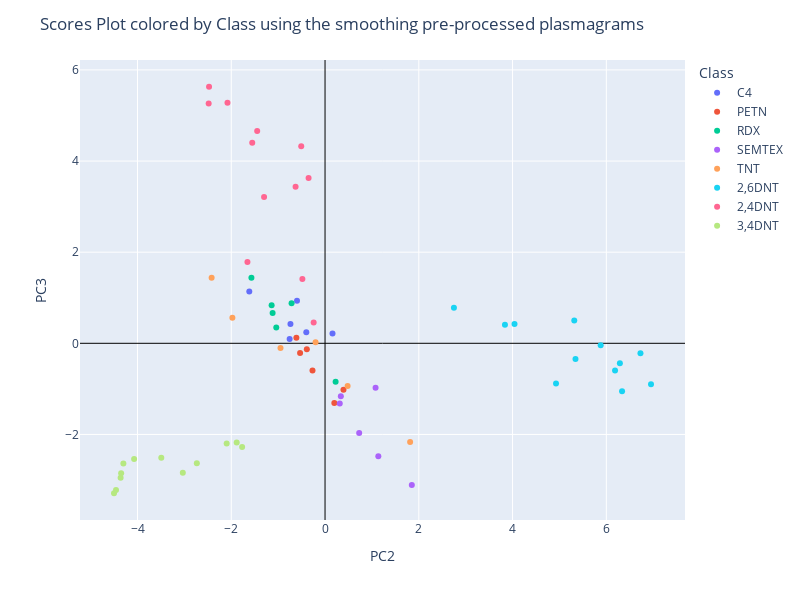

Notebook code cell kept with this figure:
### Code cell
# View the scores plot using plotly library
fig = px.scatter(scores, x="PC2", y="PC3", color="Class", hover_data=['Class'], hover_name=scores.index)
fig.update_xaxes(zeroline=True, zerolinewidth=1, zerolinecolor='Black')
fig.update_yaxes(zeroline=True, zerolinewidth=1, zerolinecolor='Black')
fig.update_layout(
    height=600,
    width=800,
    title_text='Scores Plot colored by Class using the smoothing pre-processed plasmagrams')
fig.show()

### Figure 1 — Plotly figure (JSON) as saved in the notebook; plotly's stock layout.template omitted (floating-point values rounded to 4 significant figures)
{"data": [{"customdata": [["C4"], ["C4"], ["C4"], ["C4"], ["C4"], ["C4"]], "hovertemplate": "<b>%{hovertext}</b><br><br>Class=%{customdata[0]}<br>PC2=%{x}<br>PC3=%{y}<extra></extra>", "hovertext": ["C4_7", "C4_8", "C4_9", "C4_10", "C4_11", "C4_12"], "legendgroup": "C4", "marker": {"color": "#636efa", "symbol": "circle"}, "mode": "markers", "name": "C4", "orientation": "v", "showlegend": true, "type": "scatter", "x": [-1.616, -0.7552, 0.1591, -0.4, -0.5983, -0.7377], "xaxis": "x", "y": [1.139, 0.09347, 0.2135, 0.2426, 0.9321, 0.4216], "yaxis": "y"}, {"customdata": [["PETN"], ["PETN"], ["PETN"], ["PETN"], ["PETN"], ["PETN"]], "hovertemplate": "<b>%{hovertext}</b><br><br>Class=%{customdata[0]}<br>PC2=%{x}<br>PC3=%{y}<extra></extra>", "hovertext": ["PETN_10", "PETN_11", "PETN_12", "PETN_13", "PETN_14", "PETN_15"], "legendgroup": "PETN", "marker": {"color": "#EF553B", "symbol": "circle"}, "mode": "markers", "name": "PETN", "orientation": "v", "showlegend": true, "type": "scatter", "x": [-0.3885, 0.3933, -0.6114, 0.1981, -0.5322, -0.2674], "xaxis": "x", "y": [-0.1305, -1.022, 0.1219, -1.308, -0.2123, -0.5965], "yaxis": "y"}, {"customdata": [["RDX"], ["RDX"], ["RDX"], ["RDX"], ["RDX"], ["RDX"]], "hovertemplate": "<b>%{hovertext}</b><br><br>Class=%{customdata[0]}<br>PC2=%{x}<br>PC3=%{y}<extra></extra>", "hovertext": ["RDX_9", "RDX_10", "RDX_11", "RDX_12", "RDX_13", "RDX_14"], "legendgroup": "RDX", "marker": {"color": "#00cc96", "symbol": "circle"}, "mode": "markers", "name": "RDX", "orientation": "v", "showlegend": true, "type": "scatter", "x": [0.2257, -0.7137, -1.118, -1.139, -1.57, -1.04], "xaxis": "x", "y": [-0.841, 0.877, 0.6635, 0.8329, 1.44, 0.3455], "yaxis": "y"}, {"customdata": [["SEMTEX"], ["SEMTEX"], ["SEMTEX"], ["SEMTEX"], ["SEMTEX"], ["SEMTEX"]], "hovertemplate": "<b>%{hovertext}</b><br><br>Class=%{customdata[0]}<br>PC2=%{x}<br>PC3=%{y}<extra></extra>", "hovertext": ["SEMTEX_10", "SEMTEX_11", "SEMTEX_12", "SEMTEX_13", "SEMTEX_14", "SEMTEX_15"], "legendgroup": "SEMTEX", "marker": {"color": "#ab63fa", "symbol": "circle"}, "mode": "markers", "name": "SEMTEX", "orientation": "v", "showlegend": true, "type": "scatter", "x": [0.3138, 0.3369, 0.7279, 1.137, 1.851, 1.078], "xaxis": "x", "y": [-1.323, -1.164, -1.966, -2.481, -3.112, -0.9745], "yaxis": "y"}, {"customdata": [["TNT"], ["TNT"], ["TNT"], ["TNT"], ["TNT"], ["TNT"]], "hovertemplate": "<b>%{hovertext}</b><br><br>Class=%{customdata[0]}<br>PC2=%{x}<br>PC3=%{y}<extra></extra>", "hovertext": ["TNT_8", "TNT_9", "TNT_10", "TNT_11", "TNT_12", "TNT_13"], "legendgroup": "TNT", "marker": {"color": "#FFA15A", "symbol": "circle"}, "mode": "markers", "name": "TNT", "orientation": "v", "showlegend": true, "type": "scatter", "x": [-0.2017, -0.9501, -2.419, 0.4812, 1.815, -1.976], "xaxis": "x", "y": [0.02179, -0.1052, 1.441, -0.9377, -2.166, 0.5625], "yaxis": "y"}, {"customdata": [["2,6DNT"], ["2,6DNT"], ["2,6DNT"], ["2,6DNT"], ["2,6DNT"], ["2,6DNT"], ["2,6DNT"], ["2,6DNT"], ["2,6DNT"], ["2,6DNT"], ["2,6DNT"], ["2,6DNT"]], "hovertemplate": "<b>%{hovertext}</b><br><br>Class=%{customdata[0]}<br>PC2=%{x}<br>PC3=%{y}<extra></extra>", "hovertext": ["2,6DNT_1", "2,6DNT_2", "2,6DNT_3", "2,6DNT_4", "2,6DNT_5", "2,6DNT_6", "2,6DNT_7", "2,6DNT_8", "2,6DNT_9", "2,6DNT_10", "2,6DNT_11", "2,6DNT_12"], "legendgroup": "2,6DNT", "marker": {"color": "#19d3f3", "symbol": "circle"}, "mode": "markers", "name": "2,6DNT", "orientation": "v", "showlegend": true, "type": "scatter", "x": [2.749, 5.88, 6.186, 4.041, 6.953, 5.342, 5.316, 3.838, 6.289, 6.728, 4.927, 6.335], "xaxis": "x", "y": [0.7791, -0.04149, -0.5981, 0.4224, -0.9009, -0.3444, 0.5, 0.407, -0.4367, -0.2188, -0.8803, -1.054], "yaxis": "y"}, {"customdata": [["2,4DNT"], ["2,4DNT"], ["2,4DNT"], ["2,4DNT"], ["2,4DNT"], ["2,4DNT"], ["2,4DNT"], ["2,4DNT"], ["2,4DNT"], ["2,4DNT"], ["2,4DNT"], ["2,4DNT"]], "hovertemplate": "<b>%{hovertext}</b><br><br>Class=%{customdata[0]}<br>PC2=%{x}<br>PC3=%{y}<extra></extra>", "hovertext": ["2,4DNT_1", "2,4DNT_2", "2,4DNT_3", "2,4DNT_4", "2,4DNT_5", "2,4DNT_6", "2,4DNT_7", "2,4DNT_8", "2,4DNT_9", "2,4DNT_10", "2,4DNT_11", "2,4DNT_12"], "legendgroup": "2,4DNT", "marker": {"color": "#FF6692", "symbol": "circle"}, "mode": "markers", "name": "2,4DNT", "orientation": "v", "showlegend": true, "type": "scatter", "x": [-1.447, -2.081, -2.474, -0.5081, -2.482, -1.3, -1.553, -0.6282, -0.3512, -1.655, -0.4832, -0.2425], "xaxis": "x", "y": [4.66, 5.281, 5.631, 4.323, 5.262, 3.21, 4.4, 3.435, 3.63, 1.783, 1.41, 0.458], "yaxis": "y"}, {"customdata": [["3,4DNT"], ["3,4DNT"], ["3,4DNT"], ["3,4DNT"], ["3,4DNT"], ["3,4DNT"], ["3,4DNT"], ["3,4DNT"], ["3,4DNT"], ["3,4DNT"], ["3,4DNT"], ["3,4DNT"]], "hovertemplate": "<b>%{hovertext}</b><br><br>Class=%{customdata[0]}<br>PC2=%{x}<br>PC3=%{y}<extra></extra>", "hovertext": ["3,4DNT_1", "3,4DNT_2", "3,4DNT_3", "3,4DNT_4", "3,4DNT_5", "3,4DNT_6", "3,4DNT_7", "3,4DNT_8", "3,4DNT_9", "3,4DNT_10", "3,4DNT_11", "3,4DNT_12"], "legendgroup": "3,4DNT", "marker": {"color": "#B6E880", "symbol": "circle"}, "mode": "markers", "name": "3,4DNT", "orientation": "v", "showlegend": true, "type": "scatter", "x": [-1.885, -2.735, -2.098, -1.768, -3.034, -4.459, -4.502, -4.073, -4.302, -4.349, -4.361, -3.493], "xaxis": "x", "y": [-2.177, -2.634, -2.198, -2.277, -2.838, -3.22, -3.291, -2.537, -2.639, -2.854, -2.95, -2.511], "yaxis": "y"}], "layout": {"height": 600, "legend": {"title": {"text": "Class"}, "tracegroupgap": 0}, "margin": {"t": 60}, "title": {"text": "Scores Plot colored by Class using the smoothing pre-processed plasmagrams"}, "width": 800, "xaxis": {"anchor": "y", "domain": [0, 1], "title": {"text": "PC2"}, "zeroline": true, "zerolinecolor": "Black", "zerolinewidth": 1}, "yaxis": {"anchor": "x", "domain": [0, 1], "title": {"text": "PC3"}, "zeroline": true, "zerolinecolor": "Black", "zerolinewidth": 1}}}
